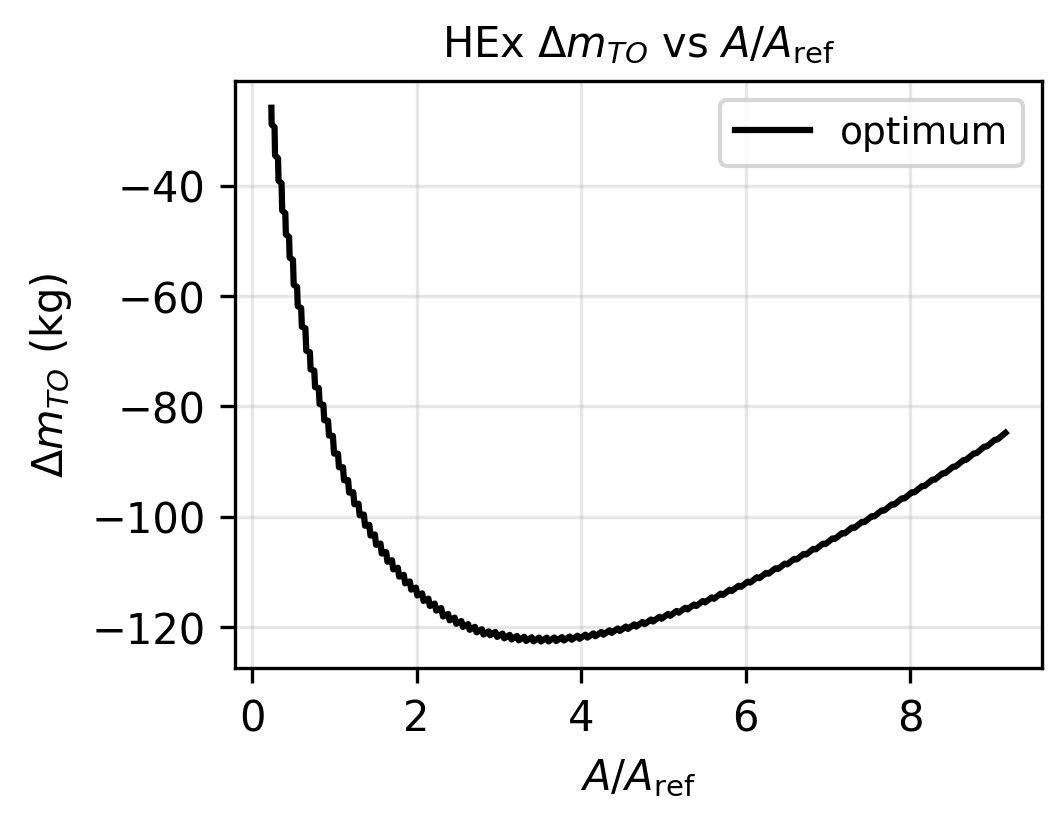

This chart was generated by the following Python code:
"""
Plot of dQ_o^M/Qmax vs A/A_ref along the optimum NTU line from newfig6.
Uses same sweep as newfig6.py.
X-axis: A/A_ref
Y-axis: dQ_o^M/Qmax (practical unavailable creation normalized by Q_max)
"""

import os

import matplotlib.pyplot as plt
import numpy as np
from xflow import (
    calculate_capacity_ratios,
    calculate_pressure_drop_ratio,
)

from newfig6 import (
    _optimal_ntu_line_ao,
    DEFAULT_PRESSURE_DROP_ASSUMPTION,
    DEFAULT_C_COLD_OVER_C_HOT,
    DEFAULT_D_R,
    DEFAULT_ST_OVER_F,
    DEFAULT_F_C_OVER_F_H,
    DEFAULT_T,
    DEFAULT_P_COLD_IN_OVER_P_HOT_IN,
    DEFAULT_P_DEAD_OVER_P_HOT_IN,
    DEFAULT_GAMMA,
    DEFAULT_MOLAR_MASS_RATIO,
    DEFAULT_A_R,
    DEFAULT_DP_MAX,
)

save_dir = os.path.dirname(os.path.abspath(__file__))


def run_plot(
    c_cold_over_c_hot=DEFAULT_C_COLD_OVER_C_HOT,
    st_over_f=DEFAULT_ST_OVER_F,
    f_c_over_f_h=DEFAULT_F_C_OVER_F_H,
    d_r=DEFAULT_D_R,
    t=DEFAULT_T,
    p_cold_in_over_p_hot_in=DEFAULT_P_COLD_IN_OVER_P_HOT_IN,
    p_dead_over_p_hot_in=DEFAULT_P_DEAD_OVER_P_HOT_IN,
    gamma=DEFAULT_GAMMA,
    pressure_drop_assumption=DEFAULT_PRESSURE_DROP_ASSUMPTION,
    molar_mass_ratio=DEFAULT_MOLAR_MASS_RATIO,
    a_r=DEFAULT_A_R,
    dp_max=DEFAULT_DP_MAX,
    base_name="newfig7",
):
    """Calculate and plot dQ_o^M/Qmax vs A/A_ref using optimum NTU line from newfig6."""
    sigma_r = d_r * a_r if a_r is not None else None
    pressure_drop_ratio = calculate_pressure_drop_ratio(
        pressure_drop_assumption,
        c_cold_over_c_hot,
        t,
        d_r,
        molar_mass_ratio,
        sigma_r,
        p_cold_in_over_p_hot_in,
    )

    # Get optimum NTU line from newfig6 (includes dQ_o^M/Qmax values)
    ao_opt_line, ntu_opt_line, a_over_a_ref_opt_line, dq_o_m_over_qmax_opt_line = _optimal_ntu_line_ao(
        c_cold_over_c_hot,
        st_over_f,
        f_c_over_f_h,
        d_r,
        pressure_drop_ratio,
        t,
        p_cold_in_over_p_hot_in,
        p_dead_over_p_hot_in,
        gamma,
        dp_max,
    )

    if len(a_over_a_ref_opt_line) == 0:
        print("No valid optimum points found.")
        return

    # Plot
    plt.rcParams.update(
        {
            "font.size": 10,
            "axes.titlesize": 10,
            "axes.labelsize": 10,
            "xtick.labelsize": 10,
            "ytick.labelsize": 10,
        }
    )
    fig, ax = plt.subplots(figsize=(9 / 2.54, 7 / 2.54))
    mission_hours = 2
    lhv_kwh_per_kg = 43.2 / 3.6
    eta_turb = 0.8
    eta_ov = 0.2
    mdot_hot = 1.91  # kg/s
    cp_hot = 1.17  # kJ/(kg*K)
    Th_in = 980.0  # K
    Tc_in = 576.0  # K
    Q_max = mdot_hot * cp_hot * (Th_in - Tc_in)
    factor_fuel = mission_hours / lhv_kwh_per_kg * eta_turb / eta_ov * Q_max

    m_hex_ref = 13.3  # kg of tubes

    ax.plot(
        a_over_a_ref_opt_line,
        dq_o_m_over_qmax_opt_line * factor_fuel + m_hex_ref * a_over_a_ref_opt_line,
        "k-",
        linewidth=1.5,
        label="optimum",
    )

    ax.set_xlabel(r"$A / A_{\mathrm{ref}}$")
    # ax.set_ylabel(r"$\Delta Q_0^M / Q_{\mathrm{max}}$")
    ax.set_ylabel(r"$\Delta m_{TO}$ (kg)")
    # ax.set_title(r"HEx $\Delta Q_0^M / Q_{\mathrm{max}}$ vs $A/A_{\mathrm{ref}}$")
    ax.set_title(r"HEx $\Delta m_{TO}$ vs $A/A_{\mathrm{ref}}$")
    ax.legend(loc="best", fontsize=9)
    ax.grid(True, alpha=0.3)

    plt.tight_layout(pad=0.5)

    for ext in ["svg", "tiff", "png"]:
        path = os.path.join(save_dir, f"{base_name}.{ext}")
        fig.savefig(path, dpi=300, facecolor="white", bbox_inches=None, pad_inches=0)
        print(f"Saved {path}")
    plt.close(fig)


if __name__ == "__main__":
    run_plot(
        c_cold_over_c_hot=DEFAULT_C_COLD_OVER_C_HOT,
        st_over_f=DEFAULT_ST_OVER_F,
        f_c_over_f_h=DEFAULT_F_C_OVER_F_H,
        d_r=DEFAULT_D_R,
        t=DEFAULT_T,
        p_cold_in_over_p_hot_in=DEFAULT_P_COLD_IN_OVER_P_HOT_IN,
        p_dead_over_p_hot_in=DEFAULT_P_DEAD_OVER_P_HOT_IN,
        gamma=DEFAULT_GAMMA,
        pressure_drop_assumption=DEFAULT_PRESSURE_DROP_ASSUMPTION,
        molar_mass_ratio=DEFAULT_MOLAR_MASS_RATIO,
        a_r=DEFAULT_A_R,
        dp_max=DEFAULT_DP_MAX,
        base_name="newfig7",
    )
